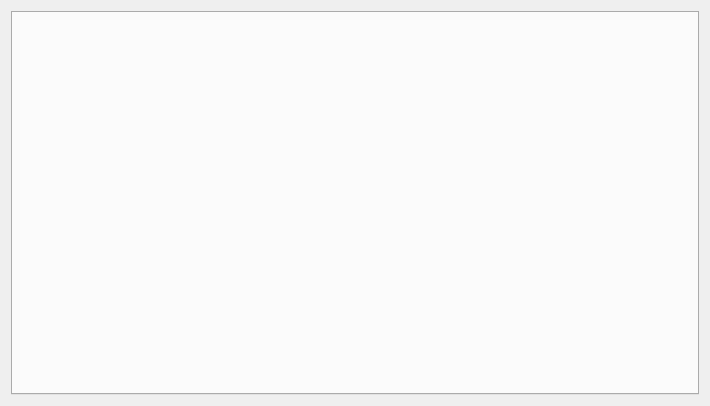
<?xml version="1.0" encoding="UTF-8"?>
<ui version="4.0">
 <class>Dialog</class>
 <widget class="QDialog" name="Dialog">
  <property name="geometry">
   <rect>
    <x>0</x>
    <y>0</y>
    <width>710</width>
    <height>406</height>
   </rect>
  </property>
  <property name="windowTitle">
   <string>Link Peta Bidang dengan Berkas</string>
  </property>
  <layout class="QHBoxLayout" name="horizontalLayout">
   <item>
    <layout class="QVBoxLayout" name="verticalLayout">
     <item>
      <widget class="QTabWidget" name="tabWidget">
       <property name="tabPosition">
        <enum>QTabWidget::North</enum>
       </property>
       <property name="currentIndex">
        <number>-1</number>
       </property>
      </widget>
     </item>
    </layout>
   </item>
  </layout>
 </widget>
 <resources/>
 <connections/>
</ui>
